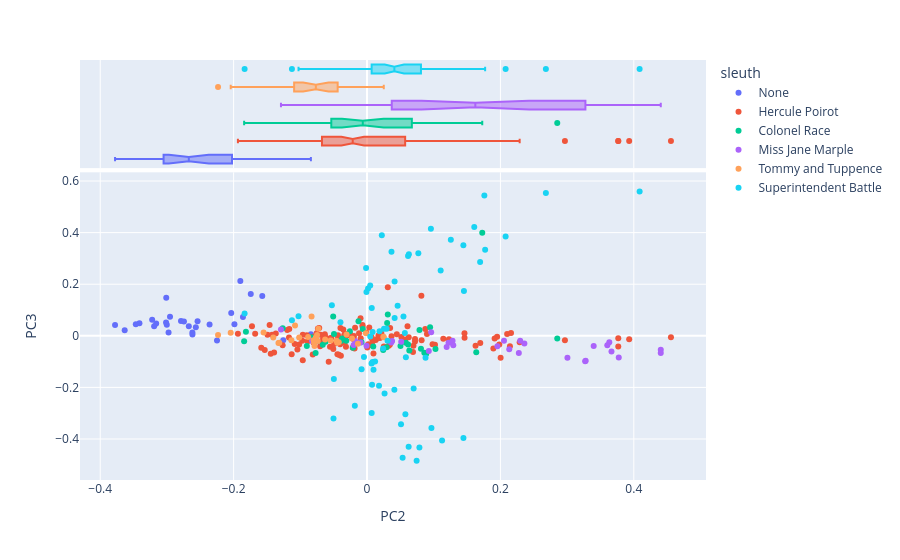

Here is the notebook cell this chart was saved with:
### Markdown cell above
#### Scatterplot of documents in the space created by the second two components

With points colored by metadata features.

### Code cell
# create a scatterplot of documents in the space created by the first 2 components
# coloring the points by sleuth

# fill the NaN for works without a sleuth (Giant's Bread)
DOC['sleuth'] = DOC['sleuth'].fillna('None')

px.scatter(
    data_frame = DCM.join(DOC).reset_index(),
    x = 'PC2', # third PC
    y = 'PC3', # fourth PC
    color = 'sleuth', # color by sleuth
    hover_name = 'label', # use concat string for hover info
    hover_data=['pub_year_original', 'work_type'], # add more hover data
    marginal_x = 'box' # add boxplot to x axis
)

### Figure 1 — Plotly figure (JSON) as saved in the notebook; plotly's stock layout.template omitted (floating-point values rounded to 4 significant figures; data arrays with more than 128 entries replaced by an {"elided": "..."} marker saying what was removed)
{"data": [{"customdata": [[1930, "novel"], [1930, "novel"], [1930, "novel"], [1930, "novel"], [1930, "novel"], [1930, "novel"], [1930, "novel"], [1930, "novel"], [1930, "novel"], [1930, "novel"], [1930, "novel"], [1930, "novel"], [1930, "novel"], [1930, "novel"], [1930, "novel"], [1930, "novel"], [1930, "novel"], [1930, "novel"], [1930, "novel"], [1930, "novel"], [1930, "novel"], [1930, "novel"], [1930, "novel"], [1930, "novel"], [1930, "novel"], [1930, "novel"], [1930, "novel"], [1930, "novel"], [1930, "novel"]], "hovertemplate": "<b>%{hovertext}</b><br><br>sleuth=None<br>PC2=%{x}<br>PC3=%{y}<br>pub_year_original=%{customdata[0]}<br>work_type=%{customdata[1]}<extra></extra>", "hovertext": ["giants-bread ch.0", "giants-bread ch.1", "giants-bread ch.2", "giants-bread ch.3", "giants-bread ch.4", "giants-bread ch.5", "giants-bread ch.6", "giants-bread ch.7", "giants-bread ch.8", "giants-bread ch.9", "giants-bread ch.10", "giants-bread ch.11", "giants-bread ch.12", "giants-bread ch.13", "giants-bread ch.14", "giants-bread ch.15", "giants-bread ch.16", "giants-bread ch.17", "giants-bread ch.18", "giants-bread ch.19", "giants-bread ch.20", "giants-bread ch.21", "giants-bread ch.22", "giants-bread ch.23", "giants-bread ch.24", "giants-bread ch.25", "giants-bread ch.26", "giants-bread ch.27", "giants-bread ch.28"], "legendgroup": "None", "marker": {"color": "#636efa", "symbol": "circle"}, "mode": "markers", "name": "None", "orientation": "v", "showlegend": true, "type": "scatter", "x": [-0.08415, -0.2618, -0.2789, -0.236, -0.3002, -0.3013, -0.3467, -0.3412, -0.3221, -0.2617, -0.3161, -0.3192, -0.3778, -0.3633, -0.2745, -0.1988, -0.2249, -0.2976, -0.2954, -0.2567, -0.2541, -0.1256, -0.301, -0.157, -0.1899, -0.186, -0.1743, -0.2036, -0.2672], "xaxis": "x", "y": [0.005797, 0.0126, 0.05761, 0.04361, 0.04266, 0.05204, 0.04429, 0.04866, 0.06248, 0.005121, 0.04808, 0.03728, 0.04219, 0.02192, 0.05535, 0.04467, -0.01814, 0.01315, 0.0734, 0.03352, 0.05674, -0.01768, 0.1477, 0.1547, 0.2124, 0.07335, 0.1616, 0.08813, 0.03702], "yaxis": "y"}, {"alignmentgroup": "True", "customdata": [[1930, "novel"], [1930, "novel"], [1930, "novel"], [1930, "novel"], [1930, "novel"], [1930, "novel"], [1930, "novel"], [1930, "novel"], [1930, "novel"], [1930, "novel"], [1930, "novel"], [1930, "novel"], [1930, "novel"], [1930, "novel"], [1930, "novel"], [1930, "novel"], [1930, "novel"], [1930, "novel"], [1930, "novel"], [1930, "novel"], [1930, "novel"], [1930, "novel"], [1930, "novel"], [1930, "novel"], [1930, "novel"], [1930, "novel"], [1930, "novel"], [1930, "novel"], [1930, "novel"]], "hovertemplate": "<b>%{hovertext}</b><br><br>sleuth=None<br>PC2=%{x}<br>pub_year_original=%{customdata[0]}<br>work_type=%{customdata[1]}<extra></extra>", "hovertext": ["giants-bread ch.0", "giants-bread ch.1", "giants-bread ch.2", "giants-bread ch.3", "giants-bread ch.4", "giants-bread ch.5", "giants-bread ch.6", "giants-bread ch.7", "giants-bread ch.8", "giants-bread ch.9", "giants-bread ch.10", "giants-bread ch.11", "giants-bread ch.12", "giants-bread ch.13", "giants-bread ch.14", "giants-bread ch.15", "giants-bread ch.16", "giants-bread ch.17", "giants-bread ch.18", "giants-bread ch.19", "giants-bread ch.20", "giants-bread ch.21", "giants-bread ch.22", "giants-bread ch.23", "giants-bread ch.24", "giants-bread ch.25", "giants-bread ch.26", "giants-bread ch.27", "giants-bread ch.28"], "legendgroup": "None", "marker": {"color": "#636efa", "symbol": "circle"}, "name": "None", "notched": true, "offsetgroup": "None", "showlegend": false, "type": "box", "x": [-0.08415, -0.2618, -0.2789, -0.236, -0.3002, -0.3013, -0.3467, -0.3412, -0.3221, -0.2617, -0.3161, -0.3192, -0.3778, -0.3633, -0.2745, -0.1988, -0.2249, -0.2976, -0.2954, -0.2567, -0.2541, -0.1256, -0.301, -0.157, -0.1899, -0.186, -0.1743, -0.2036, -0.2672], "xaxis": "x2", "yaxis": "y2"}, {"customdata": {"elided": "133x2 mixed values"}, "hovertemplate": "<b>%{hovertext}</b><br><br>sleuth=Hercule Poirot<br>PC2=%{x}<br>PC3=%{y}<br>pub_year_original=%{customdata[0]}<br>work_type=%{customdata[1]}<extra></extra>", "hovertext": {"elided": "133 str values"}, "legendgroup": "Hercule Poirot", "marker": {"color": "#EF553B", "symbol": "circle"}, "mode": "markers", "name": "Hercule Poirot", "orientation": "v", "showlegend": true, "type": "scatter", "x": {"elided": "133 float values"}, "xaxis": "x", "y": {"elided": "133 float values"}, "yaxis": "y"}, {"alignmentgroup": "True", "customdata": {"elided": "133x2 mixed values"}, "hovertemplate": "<b>%{hovertext}</b><br><br>sleuth=Hercule Poirot<br>PC2=%{x}<br>pub_year_original=%{customdata[0]}<br>work_type=%{customdata[1]}<extra></extra>", "hovertext": {"elided": "133 str values"}, "legendgroup": "Hercule Poirot", "marker": {"color": "#EF553B", "symbol": "circle"}, "name": "Hercule Poirot", "notched": true, "offsetgroup": "Hercule Poirot", "showlegend": false, "type": "box", "x": {"elided": "133 float values"}, "xaxis": "x2", "yaxis": "y2"}, {"customdata": [[1924, "novel"], [1924, "novel"], [1924, "novel"], [1924, "novel"], [1924, "novel"], [1924, "novel"], [1924, "novel"], [1924, "novel"], [1924, "novel"], [1924, "novel"], [1924, "novel"], [1924, "novel"], [1924, "novel"], [1924, "novel"], [1924, "novel"], [1924, "novel"], [1924, "novel"], [1924, "novel"], [1924, "novel"], [1924, "novel"], [1924, "novel"], [1924, "novel"], [1924, "novel"], [1924, "novel"], [1924, "novel"], [1924, "novel"], [1924, "novel"], [1924, "novel"], [1924, "novel"], [1924, "novel"], [1924, "novel"], [1924, "novel"], [1924, "novel"], [1924, "novel"], [1924, "novel"], [1924, "novel"], [1924, "novel"]], "hovertemplate": "<b>%{hovertext}</b><br><br>sleuth=Colonel Race<br>PC2=%{x}<br>PC3=%{y}<br>pub_year_original=%{customdata[0]}<br>work_type=%{customdata[1]}<extra></extra>", "hovertext": ["the-man-in-the-brown-suit ch.0", "the-man-in-the-brown-suit ch.1", "the-man-in-the-brown-suit ch.2", "the-man-in-the-brown-suit ch.3", "the-man-in-the-brown-suit ch.4", "the-man-in-the-brown-suit ch.5", "the-man-in-the-brown-suit ch.6", "the-man-in-the-brown-suit ch.7", "the-man-in-the-brown-suit ch.8", "the-man-in-the-brown-suit ch.9", "the-man-in-the-brown-suit ch.10", "the-man-in-the-brown-suit ch.11", "the-man-in-the-brown-suit ch.12", "the-man-in-the-brown-suit ch.13", "the-man-in-the-brown-suit ch.14", "the-man-in-the-brown-suit ch.15", "the-man-in-the-brown-suit ch.16", "the-man-in-the-brown-suit ch.17", "the-man-in-the-brown-suit ch.18", "the-man-in-the-brown-suit ch.19", "the-man-in-the-brown-suit ch.20", "the-man-in-the-brown-suit ch.21", "the-man-in-the-brown-suit ch.22", "the-man-in-the-brown-suit ch.23", "the-man-in-the-brown-suit ch.24", "the-man-in-the-brown-suit ch.25", "the-man-in-the-brown-suit ch.26", "the-man-in-the-brown-suit ch.27", "the-man-in-the-brown-suit ch.28", "the-man-in-the-brown-suit ch.29", "the-man-in-the-brown-suit ch.30", "the-man-in-the-brown-suit ch.31", "the-man-in-the-brown-suit ch.32", "the-man-in-the-brown-suit ch.33", "the-man-in-the-brown-suit ch.34", "the-man-in-the-brown-suit ch.35", "the-man-in-the-brown-suit ch.36"], "legendgroup": "Colonel Race", "marker": {"color": "#00cc96", "symbol": "circle"}, "mode": "markers", "name": "Colonel Race", "orientation": "v", "showlegend": true, "type": "scatter", "x": [0.06339, -0.05074, -0.1842, -0.01279, 0.2852, 0.1728, 0.03114, 0.07867, -0.006343, -0.06634, -0.0211, 0.1026, -0.07708, 0.05818, 0.009336, 0.03017, -0.03111, 0.06163, -0.06206, 0.08876, 0.08087, 0.1638, -0.008322, 0.09456, 0.02425, -0.1816, -0.02574, 0.08593, -0.08365, -0.04953, -0.03919, -0.09024, -0.03717, 0.02943, 0.05018, -0.07479, -0.1264], "xaxis": "x", "y": [-0.05665, 0.0752, -0.02142, 0.05664, -0.01013, 0.3991, 0.08261, 0.02215, 0.0265, -0.03506, -0.04665, -0.05103, -0.06661, -0.02705, -0.04121, 0.04975, -0.01955, -0.03346, -0.02285, -0.06948, -0.04986, -0.06397, -0.02475, 0.03349, -0.05547, 0.01574, 0.01801, -0.06579, -0.005864, 0.007111, -0.01968, -0.03973, -0.01051, -0.04424, -0.03944, -0.01972, 0.0289], "yaxis": "y"}, {"alignmentgroup": "True", "customdata": [[1924, "novel"], [1924, "novel"], [1924, "novel"], [1924, "novel"], [1924, "novel"], [1924, "novel"], [1924, "novel"], [1924, "novel"], [1924, "novel"], [1924, "novel"], [1924, "novel"], [1924, "novel"], [1924, "novel"], [1924, "novel"], [1924, "novel"], [1924, "novel"], [1924, "novel"], [1924, "novel"], [1924, "novel"], [1924, "novel"], [1924, "novel"], [1924, "novel"], [1924, "novel"], [1924, "novel"], [1924, "novel"], [1924, "novel"], [1924, "novel"], [1924, "novel"], [1924, "novel"], [1924, "novel"], [1924, "novel"], [1924, "novel"], [1924, "novel"], [1924, "novel"], [1924, "novel"], [1924, "novel"], [1924, "novel"]], "hovertemplate": "<b>%{hovertext}</b><br><br>sleuth=Colonel Race<br>PC2=%{x}<br>pub_year_original=%{customdata[0]}<br>work_type=%{customdata[1]}<extra></extra>", "hovertext": ["the-man-in-the-brown-suit ch.0", "the-man-in-the-brown-suit ch.1", "the-man-in-the-brown-suit ch.2", "the-man-in-the-brown-suit ch.3", "the-man-in-the-brown-suit ch.4", "the-man-in-the-brown-suit ch.5", "the-man-in-the-brown-suit ch.6", "the-man-in-the-brown-suit ch.7", "the-man-in-the-brown-suit ch.8", "the-man-in-the-brown-suit ch.9", "the-man-in-the-brown-suit ch.10", "the-man-in-the-brown-suit ch.11", "the-man-in-the-brown-suit ch.12", "the-man-in-the-brown-suit ch.13", "the-man-in-the-brown-suit ch.14", "the-man-in-the-brown-suit ch.15", "the-man-in-the-brown-suit ch.16", "the-man-in-the-brown-suit ch.17", "the-man-in-the-brown-suit ch.18", "the-man-in-the-brown-suit ch.19", "the-man-in-the-brown-suit ch.20", "the-man-in-the-brown-suit ch.21", "the-man-in-the-brown-suit ch.22", "the-man-in-the-brown-suit ch.23", "the-man-in-the-brown-suit ch.24", "the-man-in-the-brown-suit ch.25", "the-man-in-the-brown-suit ch.26", "the-man-in-the-brown-suit ch.27", "the-man-in-the-brown-suit ch.28", "the-man-in-the-brown-suit ch.29", "the-man-in-the-brown-suit ch.30", "the-man-in-the-brown-suit ch.31", "the-man-in-the-brown-suit ch.32", "the-man-in-the-brown-suit ch.33", "the-man-in-the-brown-suit ch.34", "the-man-in-the-brown-suit ch.35", "the-man-in-the-brown-suit ch.36"], "legendgroup": "Colonel Race", "marker": {"color": "#00cc96", "symbol": "circle"}, "name": "Colonel Race", "notched": true, "offsetgroup": "Colonel Race", "showlegend": false, "type": "box", "x": [0.06339, -0.05074, -0.1842, -0.01279, 0.2852, 0.1728, 0.03114, 0.07867, -0.006343, -0.06634, -0.0211, 0.1026, -0.07708, 0.05818, 0.009336, 0.03017, -0.03111, 0.06163, -0.06206, 0.08876, 0.08087, 0.1638, -0.008322, 0.09456, 0.02425, -0.1816, -0.02574, 0.08593, -0.08365, -0.04953, -0.03919, -0.09024, -0.03717, 0.02943, 0.05018, -0.07479, -0.1264], "xaxis": "x2", "yaxis": "y2"}, {"customdata": [[1930, "novel"], [1930, "novel"], [1930, "novel"], [1930, "novel"], [1930, "novel"], [1930, "novel"], [1930, "novel"], [1930, "novel"], [1930, "novel"], [1930, "novel"], [1930, "novel"], [1930, "novel"], [1930, "novel"], [1930, "novel"], [1930, "novel"], [1930, "novel"], [1930, "novel"], [1930, "novel"], [1930, "novel"], [1930, "novel"], [1930, "novel"], [1930, "novel"], [1930, "novel"], [1930, "novel"], [1930, "novel"], [1930, "novel"], [1930, "novel"], [1930, "novel"], [1930, "novel"], [1930, "novel"], [1930, "novel"], [1930, "novel"]], "hovertemplate": "<b>%{hovertext}</b><br><br>sleuth=Miss Jane Marple<br>PC2=%{x}<br>PC3=%{y}<br>pub_year_original=%{customdata[0]}<br>work_type=%{customdata[1]}<extra></extra>", "hovertext": ["the-murder-at-the-vicarage ch.1", "the-murder-at-the-vicarage ch.2", "the-murder-at-the-vicarage ch.3", "the-murder-at-the-vicarage ch.4", "the-murder-at-the-vicarage ch.5", "the-murder-at-the-vicarage ch.6", "the-murder-at-the-vicarage ch.7", "the-murder-at-the-vicarage ch.8", "the-murder-at-the-vicarage ch.9", "the-murder-at-the-vicarage ch.10", "the-murder-at-the-vicarage ch.11", "the-murder-at-the-vicarage ch.12", "the-murder-at-the-vicarage ch.13", "the-murder-at-the-vicarage ch.14", "the-murder-at-the-vicarage ch.15", "the-murder-at-the-vicarage ch.16", "the-murder-at-the-vicarage ch.17", "the-murder-at-the-vicarage ch.18", "the-murder-at-the-vicarage ch.19", "the-murder-at-the-vicarage ch.20", "the-murder-at-the-vicarage ch.21", "the-murder-at-the-vicarage ch.22", "the-murder-at-the-vicarage ch.23", "the-murder-at-the-vicarage ch.24", "the-murder-at-the-vicarage ch.25", "the-murder-at-the-vicarage ch.26", "the-murder-at-the-vicarage ch.27", "the-murder-at-the-vicarage ch.28", "the-murder-at-the-vicarage ch.29", "the-murder-at-the-vicarage ch.30", "the-murder-at-the-vicarage ch.31", "the-murder-at-the-vicarage ch.32"], "legendgroup": "Miss Jane Marple", "marker": {"color": "#ab63fa", "symbol": "circle"}, "mode": "markers", "name": "Miss Jane Marple", "orientation": "v", "showlegend": true, "type": "scatter", "x": [-0.009657, 0.03611, -0.08244, -0.02001, 0.3632, 0.2359, 0.2133, 0.3278, 0.3005, 0.1282, 0.3774, 0.4404, 0.3271, 0.05127, 0.4404, 0.3398, 0.3665, 0.2276, 0.09263, -0.0007742, 0.09619, -0.0176, 0.3603, 0.03658, 0.2054, 0.1955, 0.03756, 0.1194, 0.1293, 0.2296, 0.1222, -0.129], "xaxis": "x", "y": [-0.02635, -0.02591, -0.01906, -0.03598, -0.02535, -0.02961, -0.05218, -0.09655, -0.08516, -0.01936, -0.08399, -0.054, -0.09912, -0.02271, -0.06714, -0.03931, -0.06106, -0.06643, -0.0592, -0.03885, 0.0136, -0.02102, -0.03709, -0.02386, -0.01966, -0.04017, -0.01999, -0.04364, -0.03673, -0.0194, -0.02652, 0.02417], "yaxis": "y"}, {"alignmentgroup": "True", "customdata": [[1930, "novel"], [1930, "novel"], [1930, "novel"], [1930, "novel"], [1930, "novel"], [1930, "novel"], [1930, "novel"], [1930, "novel"], [1930, "novel"], [1930, "novel"], [1930, "novel"], [1930, "novel"], [1930, "novel"], [1930, "novel"], [1930, "novel"], [1930, "novel"], [1930, "novel"], [1930, "novel"], [1930, "novel"], [1930, "novel"], [1930, "novel"], [1930, "novel"], [1930, "novel"], [1930, "novel"], [1930, "novel"], [1930, "novel"], [1930, "novel"], [1930, "novel"], [1930, "novel"], [1930, "novel"], [1930, "novel"], [1930, "novel"]], "hovertemplate": "<b>%{hovertext}</b><br><br>sleuth=Miss Jane Marple<br>PC2=%{x}<br>pub_year_original=%{customdata[0]}<br>work_type=%{customdata[1]}<extra></extra>", "hovertext": ["the-murder-at-the-vicarage ch.1", "the-murder-at-the-vicarage ch.2", "the-murder-at-the-vicarage ch.3", "the-murder-at-the-vicarage ch.4", "the-murder-at-the-vicarage ch.5", "the-murder-at-the-vicarage ch.6", "the-murder-at-the-vicarage ch.7", "the-murder-at-the-vicarage ch.8", "the-murder-at-the-vicarage ch.9", "the-murder-at-the-vicarage ch.10", "the-murder-at-the-vicarage ch.11", "the-murder-at-the-vicarage ch.12", "the-murder-at-the-vicarage ch.13", "the-murder-at-the-vicarage ch.14", "the-murder-at-the-vicarage ch.15", "the-murder-at-the-vicarage ch.16", "the-murder-at-the-vicarage ch.17", "the-murder-at-the-vicarage ch.18", "the-murder-at-the-vicarage ch.19", "the-murder-at-the-vicarage ch.20", "the-murder-at-the-vicarage ch.21", "the-murder-at-the-vicarage ch.22", "the-murder-at-the-vicarage ch.23", "the-murder-at-the-vicarage ch.24", "the-murder-at-the-vicarage ch.25", "the-murder-at-the-vicarage ch.26", "the-murder-at-the-vicarage ch.27", "the-murder-at-the-vicarage ch.28", "the-murder-at-the-vicarage ch.29", "the-murder-at-the-vicarage ch.30", "the-murder-at-the-vicarage ch.31", "the-murder-at-the-vicarage ch.32"], "legendgroup": "Miss Jane Marple", "marker": {"color": "#ab63fa", "symbol": "circle"}, "name": "Miss Jane Marple", "notched": true, "offsetgroup": "Miss Jane Marple", "showlegend": false, "type": "box", "x": [-0.009657, 0.03611, -0.08244, -0.02001, 0.3632, 0.2359, 0.2133, 0.3278, 0.3005, 0.1282, 0.3774, 0.4404, 0.3271, 0.05127, 0.4404, 0.3398, 0.3665, 0.2276, 0.09263, -0.0007742, 0.09619, -0.0176, 0.3603, 0.03658, 0.2054, 0.1955, 0.03756, 0.1194, 0.1293, 0.2296, 0.1222, -0.129], "xaxis": "x2", "yaxis": "y2"}, {"customdata": [[1922, "novel"], [1922, "novel"], [1922, "novel"], [1922, "novel"], [1922, "novel"], [1922, "novel"], [1922, "novel"], [1922, "novel"], [1922, "novel"], [1922, "novel"], [1922, "novel"], [1922, "novel"], [1922, "novel"], [1922, "novel"], [1922, "novel"], [1922, "novel"], [1922, "novel"], [1922, "novel"], [1922, "novel"], [1922, "novel"], [1922, "novel"], [1922, "novel"], [1922, "novel"], [1922, "novel"], [1922, "novel"], [1922, "novel"], [1922, "novel"], [1922, "novel"], [1922, "novel"]], "hovertemplate": "<b>%{hovertext}</b><br><br>sleuth=Tommy and Tuppence<br>PC2=%{x}<br>PC3=%{y}<br>pub_year_original=%{customdata[0]}<br>work_type=%{customdata[1]}<extra></extra>", "hovertext": ["the-secret-adversary ch.0", "the-secret-adversary ch.1", "the-secret-adversary ch.2", "the-secret-adversary ch.3", "the-secret-adversary ch.4", "the-secret-adversary ch.5", "the-secret-adversary ch.6", "the-secret-adversary ch.7", "the-secret-adversary ch.8", "the-secret-adversary ch.9", "the-secret-adversary ch.10", "the-secret-adversary ch.11", "the-secret-adversary ch.12", "the-secret-adversary ch.13", "the-secret-adversary ch.14", "the-secret-adversary ch.15", "the-secret-adversary ch.16", "the-secret-adversary ch.17", "the-secret-adversary ch.18", "the-secret-adversary ch.19", "the-secret-adversary ch.20", "the-secret-adversary ch.21", "the-secret-adversary ch.22", "the-secret-adversary ch.23", "the-secret-adversary ch.24", "the-secret-adversary ch.25", "the-secret-adversary ch.26", "the-secret-adversary ch.27", "the-secret-adversary ch.28"], "legendgroup": "Tommy and Tuppence", "marker": {"color": "#FFA15A", "symbol": "circle"}, "mode": "markers", "name": "Tommy and Tuppence", "orientation": "v", "showlegend": true, "type": "scatter", "x": [-0.07939, -0.2044, -0.04458, -0.0729, -0.06277, -0.1079, -0.02256, -0.01363, -0.04234, -0.1017, -0.08834, -0.0458, -0.1328, -0.07876, 0.02511, -0.1316, -0.0739, -0.05449, -0.07673, -0.07999, -0.1134, -0.1551, -0.001636, 0.02461, -0.08311, -0.1406, -0.03065, -0.07492, -0.2234], "xaxis": "x", "y": [-0.0253, 0.01189, -0.0265, 0.02723, -0.01446, 0.03983, -0.01044, -0.03108, -0.02456, -0.006696, -0.004406, -0.01877, -0.02752, -0.03926, -0.005311, -0.02696, -0.02045, -0.01862, -0.007067, -0.0177, -0.01682, 0.01276, 0.00972, -0.003996, 0.07451, -0.006672, 0.005351, 0.002835, 0.003544], "yaxis": "y"}, {"alignmentgroup": "True", "customdata": [[1922, "novel"], [1922, "novel"], [1922, "novel"], [1922, "novel"], [1922, "novel"], [1922, "novel"], [1922, "novel"], [1922, "novel"], [1922, "novel"], [1922, "novel"], [1922, "novel"], [1922, "novel"], [1922, "novel"], [1922, "novel"], [1922, "novel"], [1922, "novel"], [1922, "novel"], [1922, "novel"], [1922, "novel"], [1922, "novel"], [1922, "novel"], [1922, "novel"], [1922, "novel"], [1922, "novel"], [1922, "novel"], [1922, "novel"], [1922, "novel"], [1922, "novel"], [1922, "novel"]], "hovertemplate": "<b>%{hovertext}</b><br><br>sleuth=Tommy and Tuppence<br>PC2=%{x}<br>pub_year_original=%{customdata[0]}<br>work_type=%{customdata[1]}<extra></extra>", "hovertext": ["the-secret-adversary ch.0", "the-secret-adversary ch.1", "the-secret-adversary ch.2", "the-secret-adversary ch.3", "the-secret-adversary ch.4", "the-secret-adversary ch.5", "the-secret-adversary ch.6", "the-secret-adversary ch.7", "the-secret-adversary ch.8", "the-secret-adversary ch.9", "the-secret-adversary ch.10", "the-secret-adversary ch.11", "the-secret-adversary ch.12", "the-secret-adversary ch.13", "the-secret-adversary ch.14", "the-secret-adversary ch.15", "the-secret-adversary ch.16", "the-secret-adversary ch.17", "the-secret-adversary ch.18", "the-secret-adversary ch.19", "the-secret-adversary ch.20", "the-secret-adversary ch.21", "the-secret-adversary ch.22", "the-secret-adversary ch.23", "the-secret-adversary ch.24", "the-secret-adversary ch.25", "the-secret-adversary ch.26", "the-secret-adversary ch.27", "the-secret-adversary ch.28"], "legendgroup": "Tommy and Tuppence", "marker": {"color": "#FFA15A", "symbol": "circle"}, "name": "Tommy and Tuppence", "notched": true, "offsetgroup": "Tommy and Tuppence", "showlegend": false, "type": "box", "x": [-0.07939, -0.2044, -0.04458, -0.0729, -0.06277, -0.1079, -0.02256, -0.01363, -0.04234, -0.1017, -0.08834, -0.0458, -0.1328, -0.07876, 0.02511, -0.1316, -0.0739, -0.05449, -0.07673, -0.07999, -0.1134, -0.1551, -0.001636, 0.02461, -0.08311, -0.1406, -0.03065, -0.07492, -0.2234], "xaxis": "x2", "yaxis": "y2"}, {"customdata": {"elided": "65x2 mixed values"}, "hovertemplate": "<b>%{hovertext}</b><br><br>sleuth=Superintendent Battle<br>PC2=%{x}<br>PC3=%{y}<br>pub_year_original=%{customdata[0]}<br>work_type=%{customdata[1]}<extra></extra>", "hovertext": ["the-secret-of-chimneys ch.1", "the-secret-of-chimneys ch.2", "the-secret-of-chimneys ch.3", "the-secret-of-chimneys ch.4", "the-secret-of-chimneys ch.5", "the-secret-of-chimneys ch.6", "the-secret-of-chimneys ch.7", "the-secret-of-chimneys ch.8", "the-secret-of-chimneys ch.9", "the-secret-of-chimneys ch.10", "the-secret-of-chimneys ch.11", "the-secret-of-chimneys ch.12", "the-secret-of-chimneys ch.13", "the-secret-of-chimneys ch.14", "the-secret-of-chimneys ch.15", "the-secret-of-chimneys ch.16", "the-secret-of-chimneys ch.17", "the-secret-of-chimneys ch.18", "the-secret-of-chimneys ch.19", "the-secret-of-chimneys ch.20", "the-secret-of-chimneys ch.21", "the-secret-of-chimneys ch.22", "the-secret-of-chimneys ch.23", "the-secret-of-chimneys ch.24", "the-secret-of-chimneys ch.25", "the-secret-of-chimneys ch.26", "the-secret-of-chimneys ch.27", "the-secret-of-chimneys ch.28", "the-secret-of-chimneys ch.29", "the-secret-of-chimneys ch.30", "the-secret-of-chimneys ch.31", "the-seven-dials-mystery ch.1", "the-seven-dials-mystery ch.2", "the-seven-dials-mystery ch.3", "the-seven-dials-mystery ch.4", "the-seven-dials-mystery ch.5", "the-seven-dials-mystery ch.6", "the-seven-dials-mystery ch.7", "the-seven-dials-mystery ch.8", "the-seven-dials-mystery ch.9", "the-seven-dials-mystery ch.10", "the-seven-dials-mystery ch.11", "the-seven-dials-mystery ch.12", "the-seven-dials-mystery ch.13", "the-seven-dials-mystery ch.14", "the-seven-dials-mystery ch.15", "the-seven-dials-mystery ch.16", "the-seven-dials-mystery ch.17", "the-seven-dials-mystery ch.18", "the-seven-dials-mystery ch.19", "the-seven-dials-mystery ch.20", "the-seven-dials-mystery ch.21", "the-seven-dials-mystery ch.22", "the-seven-dials-mystery ch.23", "the-seven-dials-mystery ch.24", "the-seven-dials-mystery ch.25", "the-seven-dials-mystery ch.26", "the-seven-dials-mystery ch.27", "the-seven-dials-mystery ch.28", "the-seven-dials-mystery ch.29", "the-seven-dials-mystery ch.30", "the-seven-dials-mystery ch.31", "the-seven-dials-mystery ch.32", "the-seven-dials-mystery ch.33", "the-seven-dials-mystery ch.34"], "legendgroup": "Superintendent Battle", "marker": {"color": "#19d3f3", "symbol": "circle"}, "mode": "markers", "name": "Superintendent Battle", "orientation": "v", "showlegend": true, "type": "scatter", "x": [-0.1126, -0.1027, 0.1759, 0.07857, 0.03078, -0.0014, 0.04142, 0.00843, 0.05465, 0.4087, 0.2682, 0.2078, 0.09577, 0.03668, 0.07694, 0.001562, 0.1446, 0.05826, 0.0121, 0.02546, 0.1696, -0.0527, 0.04135, -0.03982, 0.1608, 0.0294, 0.1104, 0.0071, 0.004783, -0.1835, 0.06275, 0.006977, -0.01827, 0.009737, 0.1445, 0.1257, 0.1453, 0.05096, -0.008161, 0.02629, 0.007544, 0.07438, -0.0008364, -0.004602, 0.02412, 0.05673, 0.06991, 0.06241, 0.1125, 0.09659, 0.01879, 0.004878, 0.05752, 0.04587, 0.01799, -0.05023, 0.06151, 0.006803, 0.008287, 0.1771, 0.08774, 0.05338, -0.04973, 0.04099, 0.02219], "xaxis": "x", "y": [0.06029, 0.07606, 0.5434, -0.4328, -0.01932, 0.2627, 0.06925, 0.01432, 0.07438, 0.5596, 0.5534, 0.3854, 0.4147, 0.3258, 0.3199, 0.1832, -0.396, -0.08328, -0.09972, 0.02695, 0.2859, 0.1186, 0.2105, 0.05256, 0.4219, 0.02764, 0.2527, 0.1077, 0.1954, 0.08626, 0.3158, -0.2992, -0.2715, -0.1317, 0.3506, 0.3723, 0.1735, -0.3433, -0.1298, -0.2237, -0.19, -0.4848, 0.1699, -0.08186, -0.04901, 0.01081, -0.2045, -0.4305, -0.4058, -0.3578, 0.01812, -0.002765, -0.3046, 0.1167, -0.1934, -0.3206, 0.3094, -0.1072, -0.1013, 0.3338, -0.08467, -0.4724, -0.1677, -0.2091, 0.3899], "yaxis": "y"}, {"alignmentgroup": "True", "customdata": {"elided": "65x2 mixed values"}, "hovertemplate": "<b>%{hovertext}</b><br><br>sleuth=Superintendent Battle<br>PC2=%{x}<br>pub_year_original=%{customdata[0]}<br>work_type=%{customdata[1]}<extra></extra>", "hovertext": ["the-secret-of-chimneys ch.1", "the-secret-of-chimneys ch.2", "the-secret-of-chimneys ch.3", "the-secret-of-chimneys ch.4", "the-secret-of-chimneys ch.5", "the-secret-of-chimneys ch.6", "the-secret-of-chimneys ch.7", "the-secret-of-chimneys ch.8", "the-secret-of-chimneys ch.9", "the-secret-of-chimneys ch.10", "the-secret-of-chimneys ch.11", "the-secret-of-chimneys ch.12", "the-secret-of-chimneys ch.13", "the-secret-of-chimneys ch.14", "the-secret-of-chimneys ch.15", "the-secret-of-chimneys ch.16", "the-secret-of-chimneys ch.17", "the-secret-of-chimneys ch.18", "the-secret-of-chimneys ch.19", "the-secret-of-chimneys ch.20", "the-secret-of-chimneys ch.21", "the-secret-of-chimneys ch.22", "the-secret-of-chimneys ch.23", "the-secret-of-chimneys ch.24", "the-secret-of-chimneys ch.25", "the-secret-of-chimneys ch.26", "the-secret-of-chimneys ch.27", "the-secret-of-chimneys ch.28", "the-secret-of-chimneys ch.29", "the-secret-of-chimneys ch.30", "the-secret-of-chimneys ch.31", "the-seven-dials-mystery ch.1", "the-seven-dials-mystery ch.2", "the-seven-dials-mystery ch.3", "the-seven-dials-mystery ch.4", "the-seven-dials-mystery ch.5", "the-seven-dials-mystery ch.6", "the-seven-dials-mystery ch.7", "the-seven-dials-mystery ch.8", "the-seven-dials-mystery ch.9", "the-seven-dials-mystery ch.10", "the-seven-dials-mystery ch.11", "the-seven-dials-mystery ch.12", "the-seven-dials-mystery ch.13", "the-seven-dials-mystery ch.14", "the-seven-dials-mystery ch.15", "the-seven-dials-mystery ch.16", "the-seven-dials-mystery ch.17", "the-seven-dials-mystery ch.18", "the-seven-dials-mystery ch.19", "the-seven-dials-mystery ch.20", "the-seven-dials-mystery ch.21", "the-seven-dials-mystery ch.22", "the-seven-dials-mystery ch.23", "the-seven-dials-mystery ch.24", "the-seven-dials-mystery ch.25", "the-seven-dials-mystery ch.26", "the-seven-dials-mystery ch.27", "the-seven-dials-mystery ch.28", "the-seven-dials-mystery ch.29", "the-seven-dials-mystery ch.30", "the-seven-dials-mystery ch.31", "the-seven-dials-mystery ch.32", "the-seven-dials-mystery ch.33", "the-seven-dials-mystery ch.34"], "legendgroup": "Superintendent Battle", "marker": {"color": "#19d3f3", "symbol": "circle"}, "name": "Superintendent Battle", "notched": true, "offsetgroup": "Superintendent Battle", "showlegend": false, "type": "box", "x": [-0.1126, -0.1027, 0.1759, 0.07857, 0.03078, -0.0014, 0.04142, 0.00843, 0.05465, 0.4087, 0.2682, 0.2078, 0.09577, 0.03668, 0.07694, 0.001562, 0.1446, 0.05826, 0.0121, 0.02546, 0.1696, -0.0527, 0.04135, -0.03982, 0.1608, 0.0294, 0.1104, 0.0071, 0.004783, -0.1835, 0.06275, 0.006977, -0.01827, 0.009737, 0.1445, 0.1257, 0.1453, 0.05096, -0.008161, 0.02629, 0.007544, 0.07438, -0.0008364, -0.004602, 0.02412, 0.05673, 0.06991, 0.06241, 0.1125, 0.09659, 0.01879, 0.004878, 0.05752, 0.04587, 0.01799, -0.05023, 0.06151, 0.006803, 0.008287, 0.1771, 0.08774, 0.05338, -0.04973, 0.04099, 0.02219], "xaxis": "x2", "yaxis": "y2"}], "layout": {"legend": {"title": {"text": "sleuth"}, "tracegroupgap": 0}, "margin": {"t": 60}, "xaxis": {"anchor": "y", "domain": [0, 1], "title": {"text": "PC2"}}, "xaxis2": {"anchor": "y2", "domain": [0, 1], "matches": "x", "showgrid": true, "showticklabels": false}, "yaxis": {"anchor": "x", "domain": [0, 0.7326], "title": {"text": "PC3"}}, "yaxis2": {"anchor": "x2", "domain": [0.7426, 1], "matches": "y2", "showgrid": false, "showline": false, "showticklabels": false, "ticks": ""}}}
